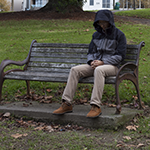
#> input picture Assignment3/Images/manSitting.png, 150 x 150 px, found by its file name
$ python OtsuBinarization.py
#> lines starting #> are read from the running program, lines starting #| are printed output that depends on the picture; after the words box and inside, x2 and y2 are one past the last pixel; in counts of white or black regions, pixels touching at a corner belong together
import cv2 as cv
import numpy as np
from matplotlib import pyplot as plt

sittingImage = r"C:\Users\ppatu\Computer-Vision-Assignments\Computer-Vision-Assignments\Assignment3\Images\manSitting.png"
standingImage = r"C:\Users\ppatu\Computer-Vision-Assignments\Computer-Vision-Assignments\Assignment3\Images\manStanding.png"
binaryImage = r"C:\Users\ppatu\Computer-Vision-Assignments\Computer-Vision-Assignments\Assignment3\Images\binaryImage.png"

def binaryOtsu(image_paths):
    for idx, image_path in enumerate(image_paths):     #Cycles through each listed image

        image = cv.imread(image_path, cv.IMREAD_GRAYSCALE) #Loads the image with color
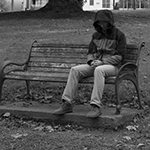
#> image: shape (150, 150); min 0, max 255, mean 79.4
        _, th = cv.threshold(image, 0,255, cv.THRESH_BINARY + cv.THRESH_OTSU)
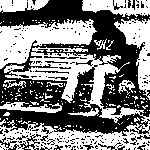
#> th: shape (150, 150); 50.1% white; 204 black regions (183 under 20 px), largest, box (x1, y1, x2, y2) and area: (0, 0, 150, 136) 9943, (0, 134, 41, 150) 193, (44, 56, 79, 59) 52

        plt.subplot(len(image_paths), 2, idx * 2 + 1)
        plt.imshow(image, cmap = 'gray')
        plt.title(f"Original Image {idx + 1}")
        plt.xticks([])  # Remove x-axis ticks
        plt.yticks([])  # Remove y-axis ticks

        plt.subplot(len(image_paths), 2, idx * 2 + 2)
        plt.imshow(th, cmap = 'gray')
        plt.title(f"Overlayed Image {idx + 1}")
        plt.xticks([])
        plt.yticks([])
#> pass 2 of the loop in binaryOtsu, `for idx, image_path in enumerate(image_paths):`:
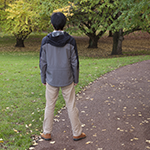
#> input picture Assignment3/Images/manStanding.png, 150 x 150 px, found by its file name
#> in binaryOtsu, `image = cv.imread(image_path, cv.IMREAD_GRAYSCALE)`:
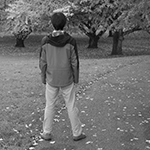
#> image: shape (150, 150); min 0, max 255, mean 110.5
#> in binaryOtsu, `_, th = cv.threshold(image, 0,255, cv.THRESH_BINARY + cv.THRESH_OTSU)`:
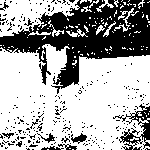
#> th: shape (150, 150); 65.7% white; 275 black regions (263 under 20 px), largest, box (x1, y1, x2, y2) and area: (0, 0, 150, 94) 6095, (113, 104, 150, 150) 569, (71, 133, 87, 144) 89
#> pass 3 of the loop in binaryOtsu, `for idx, image_path in enumerate(image_paths):`:
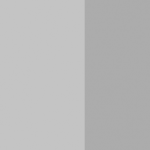
#> input picture Assignment3/Images/binaryImage.png, 150 x 150 px, found by its file name
#> in binaryOtsu, image is the input picture: shape (150, 150); min 171, max 196, mean 185.4
#> in binaryOtsu, `_, th = cv.threshold(image, 0,255, cv.THRESH_BINARY + cv.THRESH_OTSU)`:
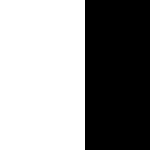
#> th: shape (150, 150); 56.7% white; 1 black region, box (x1, y1, x2, y2) and area: (85, 0, 150, 150) 9750


image_paths = [sittingImage, standingImage, binaryImage]

binaryOtsu(image_paths)

plt.show()
